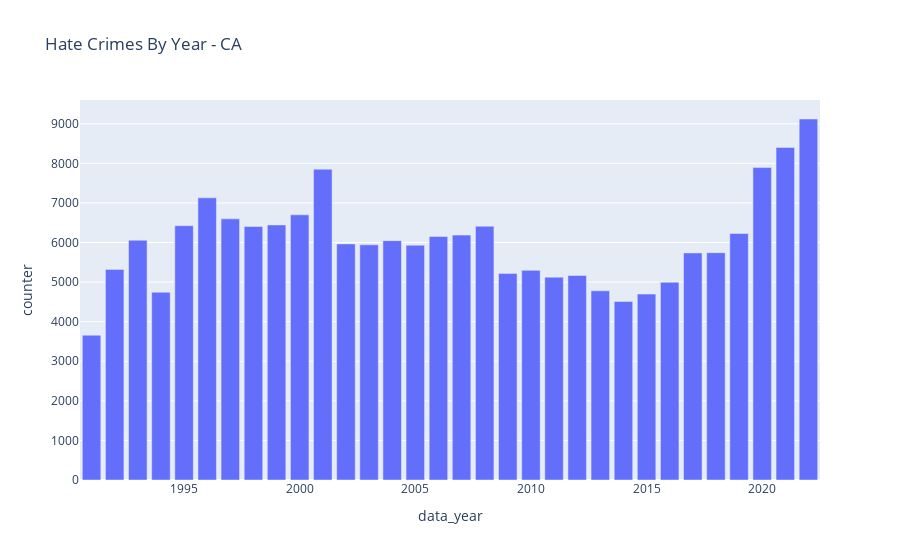

This figure's notebook cell:
### Code cell
df = df.loc[df['agency_type_name']=='City']
df['counter'] = 1
df_plot = df.loc[df['state_abbr']=='CA']
df_plot = df[['data_year','counter']].groupby('data_year').sum().reset_index()
fig = px.bar(df_plot, x='data_year', y='counter',title="Hate Crimes By Year - CA")
fig.show()

### Figure 1 — Plotly figure (JSON) as saved in the notebook; plotly's stock layout.template omitted (floating-point values rounded to 4 significant figures)
{"data": [{"alignmentgroup": "True", "hovertemplate": "data_year=%{x}<br>counter=%{y}<extra></extra>", "legendgroup": "", "marker": {"color": "#636efa", "pattern": {"shape": ""}}, "name": "", "offsetgroup": "", "orientation": "v", "showlegend": false, "textposition": "auto", "type": "bar", "x": [1991, 1992, 1993, 1994, 1995, 1996, 1997, 1998, 1999, 2000, 2001, 2002, 2003, 2004, 2005, 2006, 2007, 2008, 2009, 2010, 2011, 2012, 2013, 2014, 2015, 2016, 2017, 2018, 2019, 2020, 2021, 2022], "xaxis": "x", "y": [3658, 5321, 6057, 4743, 6425, 7128, 6597, 6404, 6444, 6699, 7852, 5965, 5942, 6047, 5932, 6151, 6187, 6411, 5220, 5297, 5125, 5166, 4779, 4512, 4697, 4996, 5737, 5742, 6227, 7893, 8402, 9120], "yaxis": "y"}], "layout": {"barmode": "relative", "legend": {"tracegroupgap": 0}, "title": {"text": "Hate Crimes By Year - CA"}, "xaxis": {"anchor": "y", "domain": [0, 1], "title": {"text": "data_year"}}, "yaxis": {"anchor": "x", "domain": [0, 1], "title": {"text": "counter"}}}}
